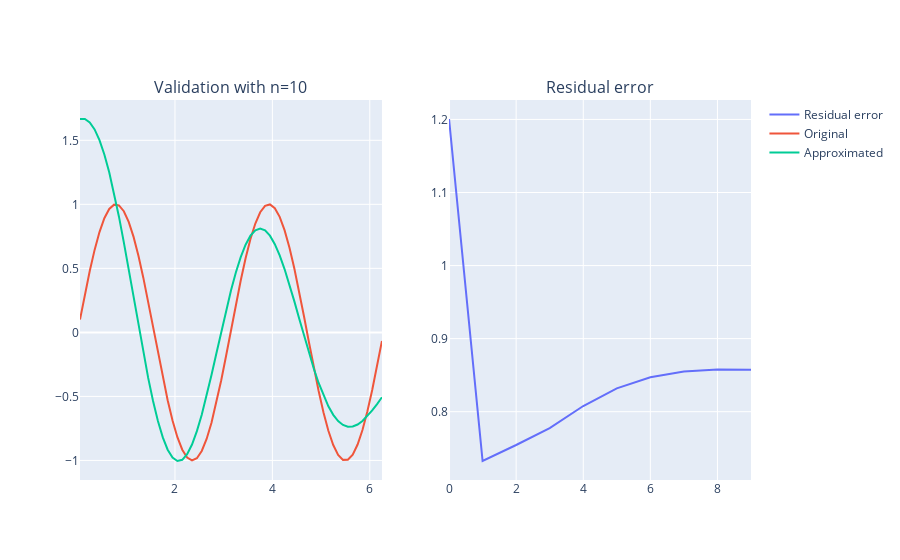

Notebook code cell kept with this figure:
### Markdown cell above
CL initialization

### Code cell
x, sin_data, sqr_data = data_gen(0, 2*np.pi)
t_x, t_sin_data, t_sqr_data = data_gen(0.05, 2*np.pi)

n = 10
epochs = 10

RBFNet = RBF_Network(n, x, eta=1e-1, useDelta=True)
RBFNet.init_cl(x, 100, 1e-1) # Uncomment this to use CL initialization
RBFNet.train_network(epochs, x, sin_data, t_x, t_sin_data)
res_error = RBFNet.validate(t_x, t_sin_data, _plot=True)

print(res_error)
